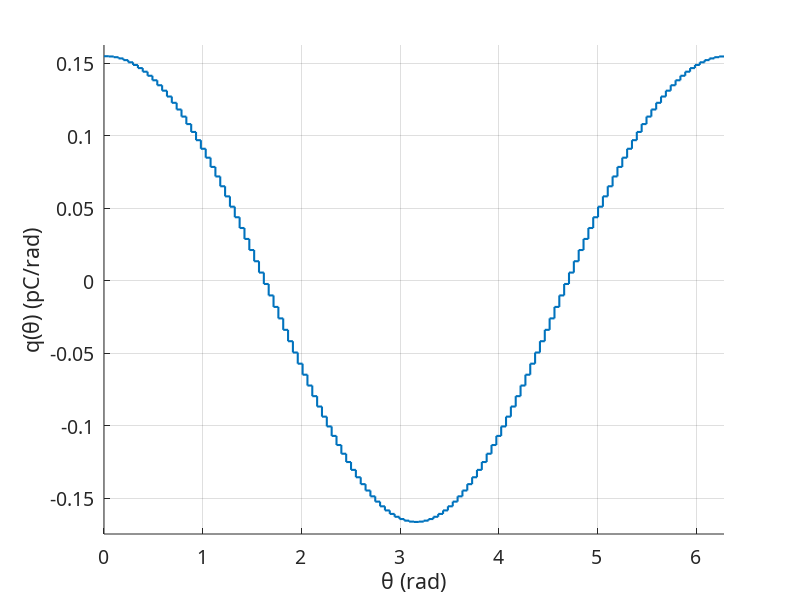

Write MATLAB code to recreate this figure.
%% Electomagnetic Fields: Electrostatic problem (Integral and MoM)
% "a" sugarú huzalból "R" sugarú kört hajlítunk (a<<R).
% A kör síkjában, annak középpontjától "h" távolságban
% egy "Q" nagyságú ponttöltés áll, levegöben. A huzal össztöltése zérus.
% Írjanak Matlab függvényt, amely a momentum módszerrel kiszámítja a --
% megosztás miatt kialakuló -- vonalmenti töltéssürüséget a huzal
% mentén.
%% Configuration parameters
a = 5e-3;  % [m] Radius of wire
R = 1;     % [m] Radius of the circle 

Q0 = 1e-9; % [C] Charge
h  = 24;    % [m] Distance of the charge from the center of circle
eps0 = 8.854e-12;
K    = 1./(4*pi*eps0);

N = 128; 
dtheta = 2*pi/N; % Number and size of segments

%% Potentials
% Green function of potential (wire)
G = @(theta) 1./((sqrt((R-a).^2 + (R).^2 - 2*(R)*(R-a)*cos(theta))));

% Potential due to the 'Q' charge
Q_pot = @(theta) K*Q0./sqrt(h^2 + (R-a).^2 -2 * h *(R-a)*cos(pi - theta));

%% System matrix
A = zeros(N,N);
for j = 1:N
    t1 = dtheta*(j-1-1/2);
    t2 = dtheta*(j-1+1/2);
    A(1,j) = K * integral(G,t1,t2);
end
% Create the symmetric A matrix
for k = 2:N
    A(k,:) = [fliplr(A(1,2:k)), A(1, 1:(N-k+1))];
end

% New S system matrix
S = ones(N+1,N+1);
S(2:N+1,2:N+1) = -1 * A;
S(1, 1) = 0;

% Right side of the linear equation system
b = zeros(N,1);
for z = 1:N
    b(z,1) = Q_pot((z-1)*dtheta);
end

b = [0; b];
% Potential and line charge density 
q = S\b;
% Potential of wire
Phi = q(1);

% Integral of the line charge density on the circle
q = q(2:end)*1e12;
Q = sum(q)*dtheta;

disp(['Integral of charge = ', num2str(Q), ' pC']);
disp(['Potential of wire  = ', num2str(Phi), ' V']);
hold on
%% Plot results
stairs([0:dtheta:N*dtheta], [q;q(end)], 'Linewidth', 1.5)
grid on
axis([ 0,2*pi,min(q)*1.05,max(q)*1.05])
xlabel('\theta (rad)', 'Fontname', 'FixedWidth', 'FontSize', 14)
ylabel('q(\theta) (pC/rad)', 'Fontname', 'FixedWidth', 'FontSize', 14)
set(gca, 'Fontname', 'FixedWidth', 'FontSize', 14)
